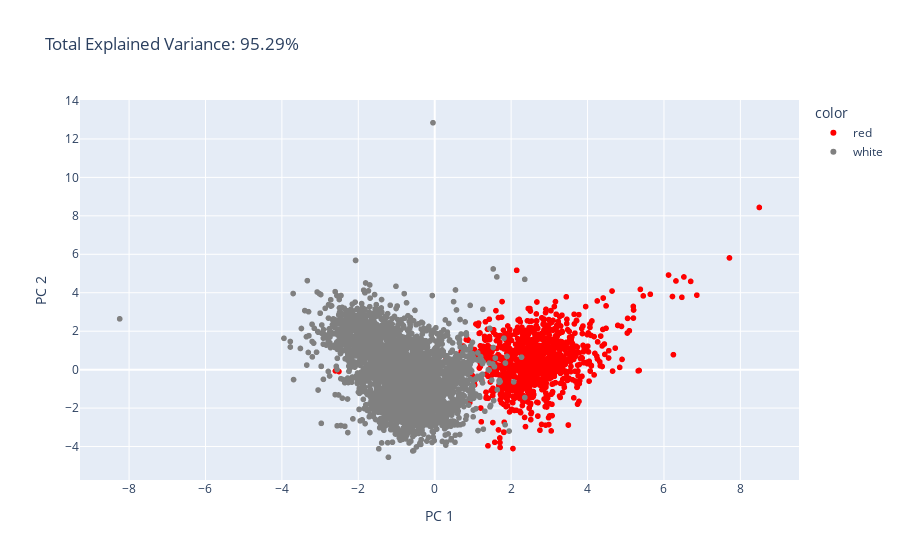

Source (notebook cell):
### Code cell
# 2D version:

total_var = pca.explained_variance_ratio_.sum() * 100
fig = px.scatter(
    X_train_reduced, x=0, y=1, color = num_to_name(y_train),
    color_discrete_sequence=["red", "grey"],
    title=f'Total Explained Variance: {total_var:.2f}%',
    labels={'0': 'PC 1', '1': 'PC 2'}
)
fig.show()

### Figure 1 — Plotly figure (JSON) as saved in the notebook; plotly's stock layout.template omitted (floating-point values rounded to 4 significant figures; data arrays with more than 128 entries replaced by an {"elided": "..."} marker saying what was removed)
{"data": [{"hovertemplate": "color=red<br>PC 1=%{x}<br>PC 2=%{y}<extra></extra>", "legendgroup": "red", "marker": {"color": "red", "symbol": "circle"}, "mode": "markers", "name": "red", "showlegend": true, "type": "scattergl", "x": {"elided": "1195 float values"}, "xaxis": "x", "y": {"elided": "1195 float values"}, "yaxis": "y"}, {"hovertemplate": "color=white<br>PC 1=%{x}<br>PC 2=%{y}<extra></extra>", "legendgroup": "white", "marker": {"color": "grey", "symbol": "circle"}, "mode": "markers", "name": "white", "showlegend": true, "type": "scattergl", "x": {"elided": "3677 float values"}, "xaxis": "x", "y": {"elided": "3677 float values"}, "yaxis": "y"}], "layout": {"legend": {"title": {"text": "color"}, "tracegroupgap": 0}, "title": {"text": "Total Explained Variance: 95.29%"}, "xaxis": {"anchor": "y", "domain": [0, 1], "title": {"text": "PC 1"}}, "yaxis": {"anchor": "x", "domain": [0, 1], "title": {"text": "PC 2"}}}}
